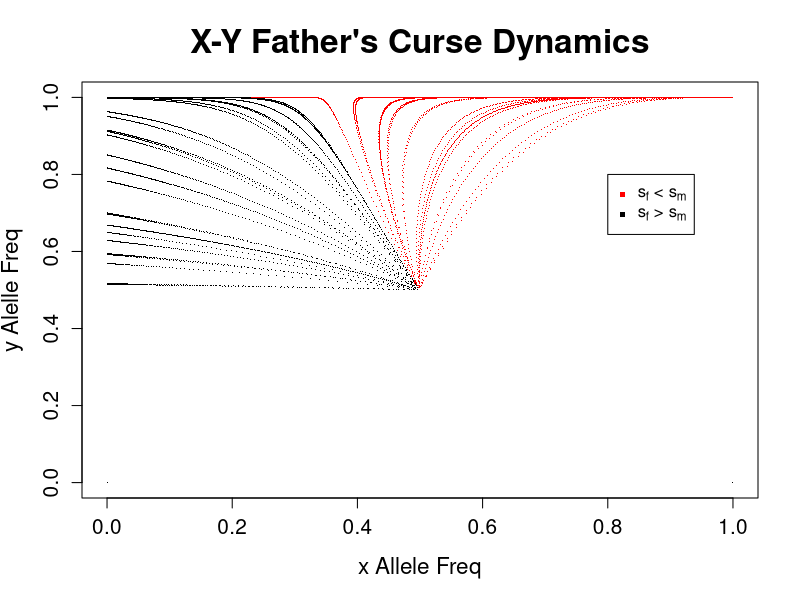

The R source for this figure: (Note: a time limit stopped this script after it produced the figure.)
# Model 7:  Y - X  Father's curse - 12 Mar 2018
# Invasion and dynamics of Father's curse X type with Y-linked restorer

# female genotypes  XX   Xx       xx     
#   and fitnesses   1   1-sf/2   1-sf      

#   male genotypes XY     xY      Xy      xy
#   and fitnesses   1      1      1     1+sm  

# two egg types:     X and  x
# four sperm types:  X   x    Y    y

library(ggplot2)
pdf('/Users/Minie/Desktop/m7_test.pdf',width=11,height=8.5)
generations <- 10000
x <-c(0,1,1,0)
y <-c(0,0,1,1)
set.seed(1865)
plot(x,y,pch=".",main="X-Y Father's Curse Dynamics",xlab='x Allele Freq',ylab='y Alelle Freq',font.lab=1.5,cex.main=2,cex.lab=1.35,cex.axis=1.25)
legend(0.8,0.8, legend=c(expression("s" [f]* " < s"[m]), expression("s" [f]* " > s"[m])),
       col=c("red", "black"),pch='.',pt.cex=5)
sel_coef_val.df <- data.frame(matrix(NA, nrow = 100, ncol = 2))
colnames(sel_coef_val.df) <- c('sf_val','sm_val')

for (itest in 1:100){
  #Randomly draw values of sf and sm
  sf_val=.2*runif(1)
  sm_val=.2*runif(1)
  sel_coef_val.df[itest,] <- c(sf_val,sm_val)
  
  # Specify initial genotype frequencies (3 female, 4 male)
  X = 0.5
  x = 0.5
  Y = 0.5
  y = 0.5
  #Initialize genotype frequencies
  #Females
  XX = X * X
  Xx = 2 * X * x
  xx = x * x
  
  #Males
  XY = X * Y
  xY = x * Y
  Xy = X * y
  xy = x *y
  
  for (gen in 1:generations) {
    # Weight each male and female genotype by fitness and normalize
    Fsum=XX+(1-sf_val/2)*Xx+(1-sf_val)*xx
    XX=XX/Fsum
    Xx=Xx*(1-sf_val/2)/Fsum
    xx=xx*(1-sf_val)/Fsum
    
    Msum=(XY+xY+Xy)+(1+sm_val)*xy
    XY=XY/Msum
    xY=xY/Msum
    Xy=Xy/Msum
    xy=(xy*(1+sm_val))/Msum
    
    # Calculate the egg and sperm frequencies
    
    eX=XX+.5*Xx
    ex=xx+.5*Xx
    if (!(isTRUE(all.equal(eX+ex,1)))) {print ('EggFreqErr')}
    
    sX=.5*(XY + Xy)
    sx=.5*(xY + xy)
    sY=.5*(XY + xY)
    sy=.5*(Xy + xy)
    if (!(isTRUE(all.equal(sX+sx+sY+sy,1)))) {print ('SpermFreqErr')}
    # Calculate zygote frequencies the next generation (zygotes are the same freq in both sexes)
    
    XX=eX*sX
    Xx=eX*sx+ex*sX
    xx=ex*sx
    
    if (!(isTRUE(all.equal(XX + Xx + xx,0.5)))) {print (XX + Xx + xx)}
    
    XY=eX*sY
    xY=ex*sY 
    Xy=eX*sy
    xy=ex*sy
    
    if (!(isTRUE(all.equal(XY + xY + Xy + xy,0.5)))) {print (XY + xY + Xy + xy)}
    
    current_x_female <- (2*xx + Xx)/(2*(XX+Xx+xx))
    current_x_male <- (xY + xy)/(XY+xY+Xy+xy)
    xfreq <- (current_x_female + current_x_male)/2
    
    yfreq <- (Xy + xy)/(XY + xY + Xy + xy)
    
    if (sf_val>sm_val){
      points(xfreq,yfreq,pch=".")
    } else {
      points(xfreq,yfreq,pch=".",col="red")
    } 
  }
}

ggplot(sel_coef_val.df, aes(x=sf_val,y=sm_val)) + geom_point()

dev.off()
